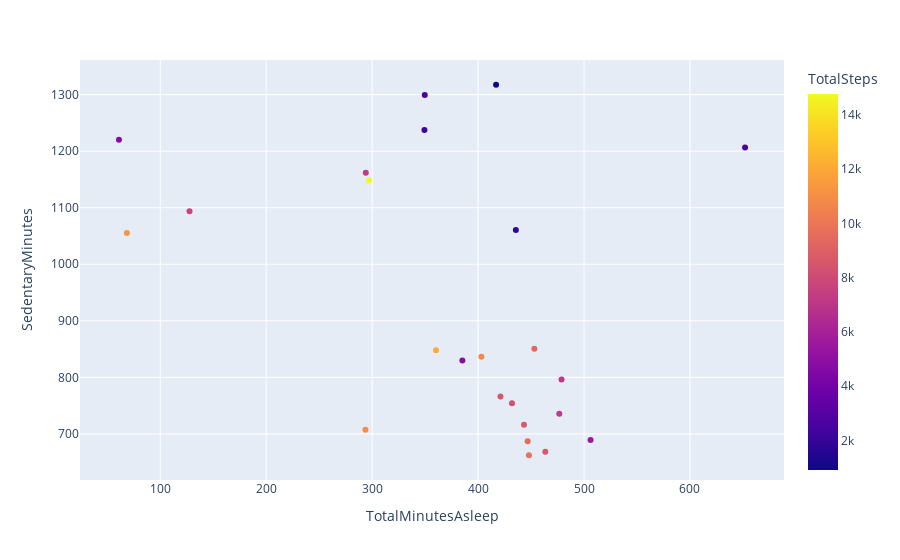

Notebook code cell kept with this figure:
### Code cell
# Note: Average data
px.scatter(combined_df,x='TotalMinutesAsleep', y='SedentaryMinutes', color='TotalSteps')

### Figure 1 — Plotly figure (JSON) as saved in the notebook; plotly's stock layout.template omitted (floating-point values rounded to 4 significant figures)
{"data": [{"hovertemplate": "TotalMinutesAsleep=%{x}<br>SedentaryMinutes=%{y}<br>TotalSteps=%{marker.color}<extra></extra>", "legendgroup": "", "marker": {"color": [12120.0, 7283.0, 2580.0, 916.1, 5567.0, 4717.0, 9520.0, 10980.0, 2267.0, 7269.0, 10810.0, 4797.0, 7685.0, 8572.0, 8613.0, 8304.0, 7047.0, 2520.0, 9795.0, 11320.0, 9372.0, 14760.0, 8718.0, 1854.0], "coloraxis": "coloraxis", "symbol": "circle"}, "mode": "markers", "name": "", "orientation": "v", "showlegend": false, "type": "scatter", "x": [360.3, 294, 652, 417, 506.2, 61, 446.8, 293.6, 349.4, 476.7, 403.1, 385.2, 127.6, 421.1, 463.5, 432, 478.8, 349.7, 448, 68.5, 453.1, 297, 443.3, 435.7], "xaxis": "x", "y": [848.2, 1162.0, 1207.0, 1317.0, 689.4, 1220.0, 687.2, 707.5, 1237.0, 735.8, 836.7, 829.9, 1094.0, 766.4, 668.4, 754.4, 796.3, 1299.0, 662.3, 1055.0, 850.5, 1148, 716.1, 1060.0], "yaxis": "y"}], "layout": {"coloraxis": {"colorbar": {"title": {"text": "TotalSteps"}}, "colorscale": [[0, "#0d0887"], [0.1111, "#46039f"], [0.2222, "#7201a8"], [0.3333, "#9c179e"], [0.4444, "#bd3786"], [0.5556, "#d8576b"], [0.6667, "#ed7953"], [0.7778, "#fb9f3a"], [0.8889, "#fdca26"], [1, "#f0f921"]]}, "legend": {"tracegroupgap": 0}, "margin": {"t": 60}, "xaxis": {"anchor": "y", "domain": [0, 1], "title": {"text": "TotalMinutesAsleep"}}, "yaxis": {"anchor": "x", "domain": [0, 1], "title": {"text": "SedentaryMinutes"}}}}
